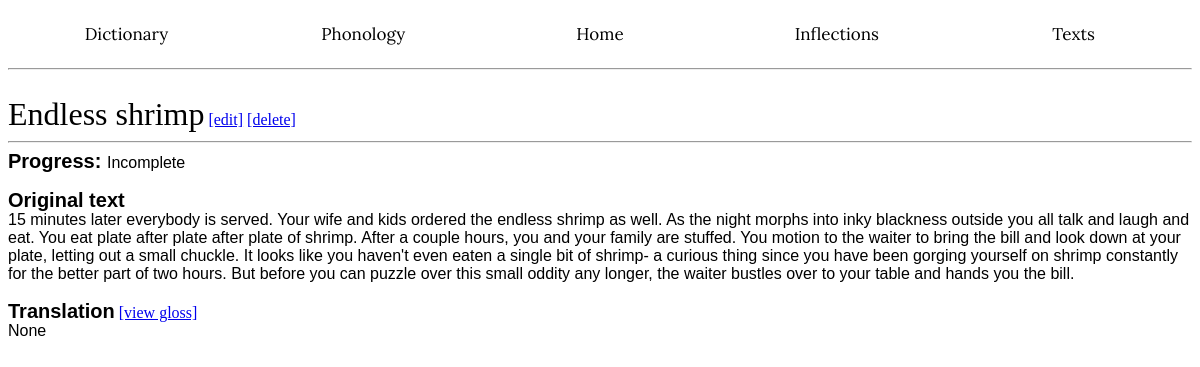
/texts/1/, run on an earlier commit of the app's database.
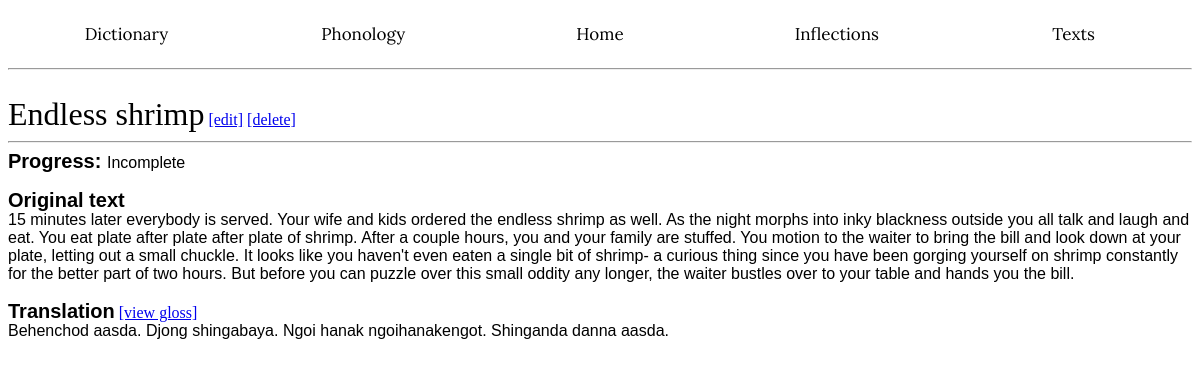
And on a later commit of the database.
### app/models.py (models this page shows, shortened)
class Texts(db.Model):
    __tablename__ = 'Texts'
    id: so.Mapped[int] = so.mapped_column(primary_key=True)
    title: so.Mapped[str] = so.mapped_column(index=True)
    status: so.Mapped[str] = so.mapped_column(index=True)
    content: so.Mapped[str] = so.mapped_column()
    translation: so.Mapped[str] = so.mapped_column(nullable=True)

### app/routes.py (the view)
@app.route('/texts/<id>/', methods=['GET', 'POST'])
def readtext(id):
    match = Texts.query.filter(Texts.id == id).first()
    return render_template('readtext.html', match=match)

### app/templates/readtext.html (shortened to what this page needs)
<!DOCTYPE html>
<html lang="en">
<head>
</head>
    <body>
        {% extends "base.html" %}
        {% block content %}<br>
        <wordh1>{{ match.title }}</wordh1>
        <a href="{{ url_for('modifytext', id=match.id) }}">[edit]</a>
        <a href="{{ url_for('deletetext', id=match.id) }}">[delete]</a><hr>
        <wordh2>Progress: </wordh2><wordp>{{ match.status }}</wordp><br><br>
        <wordh2>Original text</wordh2><br><wordp>{{ match.content }}</wordp><br><br>
        <wordh2>Translation</wordh2>
        {% if match.translation != "" %}
        <a href="{{ url_for('viewgloss', id=match.id) }}">[view gloss]</a>
        {% endif %}
        <br><wordp>{{ match.translation }}</wordp><br><br>
        {% endblock %}

### app/templates/base.html (shortened to what this page needs)
<!DOCTYPE html>
<html lang="en">
<head>
    <link rel="stylesheet" href='/static/style.css' />
</head>
<body>
 <div class="navbar">
        <a href="{{ url_for('dictionary') }}">Dictionary</a>
        <a href="{{ url_for('phonology') }}">Phonology</a>
        <a href="{{ url_for('index') }}">Home</a>
        <a href="{{ url_for('inflections') }}">Inflections</a>
        <a href="{{ url_for('texts') }}">Texts</a>
</div>
<hr>
{% block content %}{% endblock %}
</body>
</html>

### app/static/style.css (style rules this page uses)
.navbar { width: 100%; background-color: white; overflow: auto; }
.navbar a { float: left; color: black; font-family: "Lora"; text-decoration: none; font-size: 17px; width: 20%; text-align: center; padding-top: 15px; padding-bottom: 15px; }
wordh1 { font-family: "Georgia", serif; color: black; font-size: 32px; }
wordh2 { font-family: "Arial", sans-serif; color: black; font-weight: bold; line-height: 20px; font-size: 20px; }
wordp { font-family: "Arial", sans-serif; color: black; font-size: 16px; }

What changed in the data, as far as the page shows it:
changed Texts "Endless shrimp": translation "None" → "Behenchod aasda. Djong shingabaya. Ngoi hanak ngoihanakengot. Shinganda danna aasda."
